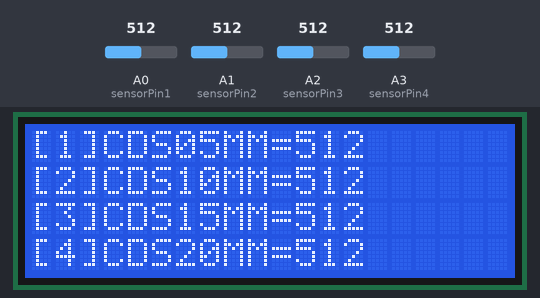
Simulated run of this sketch. Board: Arduino Uno, built with avr-gcc and run on an emulated ATmega328P. Shown: 20×4 character LCD. The inputs (shaded band) are chosen by the test bench; at power-on: A0 (sensorPin1) = 512, A1 (sensorPin2) = 512, A2 (sensorPin3) = 512, A3 (sensorPin4) = 512.

Above: at 1.2 s.
1.3 s: A0 (sensorPin1) set to 716
At 2.4 s:
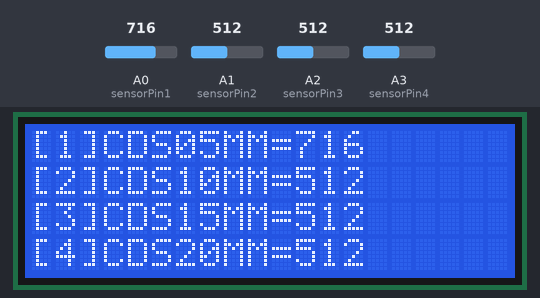
2.9 s: A1 (sensorPin2) set to 716
At 4.1 s:
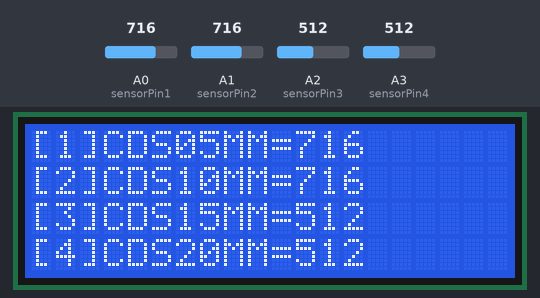
4.4 s: A2 (sensorPin3) set to 716
At 4.9 s:
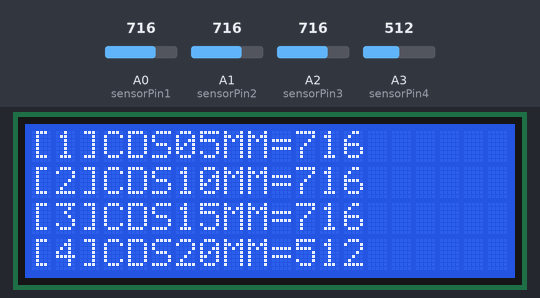
6.0 s: A3 (sensorPin4) set to 716
At 6.8 s:
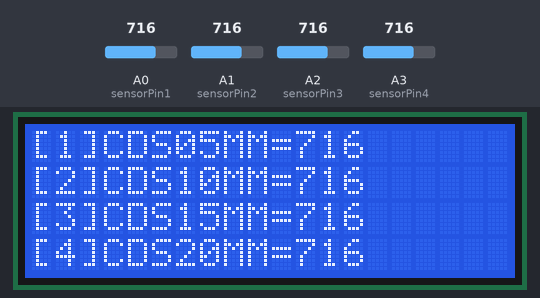
7.5 s: A0 (sensorPin1) set to 992
At 8.6 s:
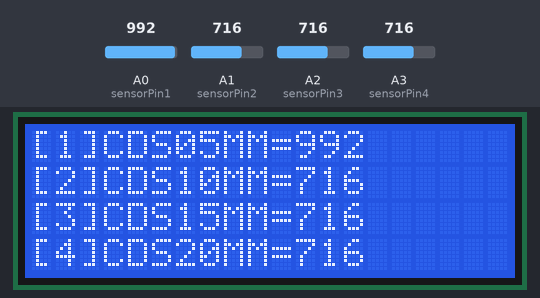
9.1 s: A1 (sensorPin2) set to 992
At 10.5 s:
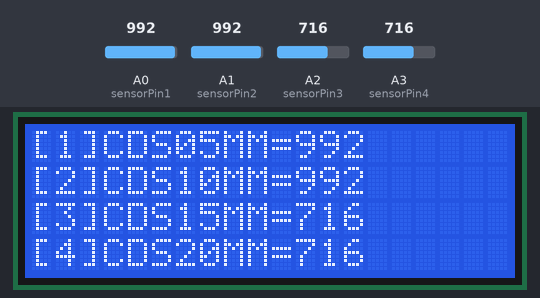
Timing chart, 0 to 11.6 s (numbered marks = the images above; inputs shaded):
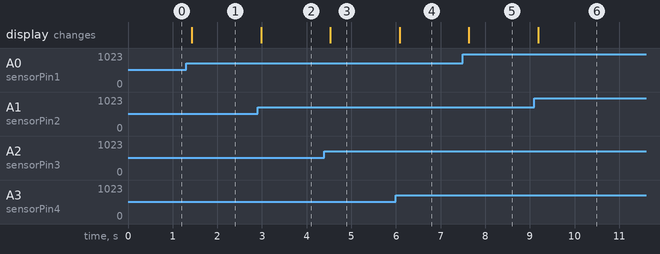

The sketch:

basic_test.ino
```cpp
/* CDS5MM ~ CDS20MM Value [S003 ~ S006] : http://rdiot.tistory.com/66 [RDIoT Demo] */

#include <Wire.h>
#include <LiquidCrystal_I2C.h>

LiquidCrystal_I2C lcd(0x27,20,4);  // LCD2004

int sensorPin1 = A0;
int sensorPin2 = A1;
int sensorPin3 = A2;
int sensorPin4 = A3;

void setup()
{
  lcd.init();  // initialize the lcd
  lcd.backlight();
  lcd.print("start LCD2004");
}

void loop()
{
  int rate1 = analogRead(sensorPin1);
  int rate2 = analogRead(sensorPin2);
  int rate3 = analogRead(sensorPin3);
  int rate4 = analogRead(sensorPin4);

  lcd.clear();
  lcd.setCursor(0,0);
  lcd.print("[1]CDS05MM=" + (String)rate1);
  lcd.setCursor(0,1);
  lcd.print("[2]CDS10MM=" + (String)rate2);
  lcd.setCursor(0,2);
  lcd.print("[3]CDS15MM=" + (String)rate3);
  lcd.setCursor(0,3);
  lcd.print("[4]CDS20MM=" + (String)rate4);

  delay(200);
}
```

Measured:
- after the input at 1.3 s, the display: changes after 0.13 s (image 1)
- after the input at 2.9 s, the display: changes after 0.08 s (image 2)
- after the input at 4.4 s, the display: changes after 0.13 s (image 3)
- after the input at 6.0 s, the display: changes after 0.08 s (image 4)
- after the input at 7.5 s, the display: changes after 0.13 s (image 5)
- after the input at 9.1 s, the display: changes after 0.09 s (image 6)
